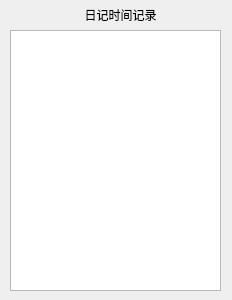
<?xml version="1.0" encoding="UTF-8"?>
<ui version="4.0">
 <class>TimeListWindow</class>
 <widget class="QWidget" name="TimeListWindow">
  <property name="geometry">
   <rect>
    <x>0</x>
    <y>0</y>
    <width>232</width>
    <height>300</height>
   </rect>
  </property>
  <property name="minimumSize">
   <size>
    <width>232</width>
    <height>300</height>
   </size>
  </property>
  <property name="maximumSize">
   <size>
    <width>232</width>
    <height>300</height>
   </size>
  </property>
  <property name="windowTitle">
   <string>Form</string>
  </property>
  <widget class="QListWidget" name="listWidget">
   <property name="geometry">
    <rect>
     <x>10</x>
     <y>30</y>
     <width>211</width>
     <height>261</height>
    </rect>
   </property>
   <property name="layoutDirection">
    <enum>Qt::LeftToRight</enum>
   </property>
  </widget>
  <widget class="QLabel" name="label">
   <property name="geometry">
    <rect>
     <x>50</x>
     <y>4</y>
     <width>141</width>
     <height>21</height>
    </rect>
   </property>
   <property name="font">
    <font>
     <family>楷体</family>
    </font>
   </property>
   <property name="midLineWidth">
    <number>1</number>
   </property>
   <property name="text">
    <string>日记时间记录</string>
   </property>
   <property name="alignment">
    <set>Qt::AlignCenter</set>
   </property>
  </widget>
 </widget>
 <resources/>
 <connections/>
</ui>
